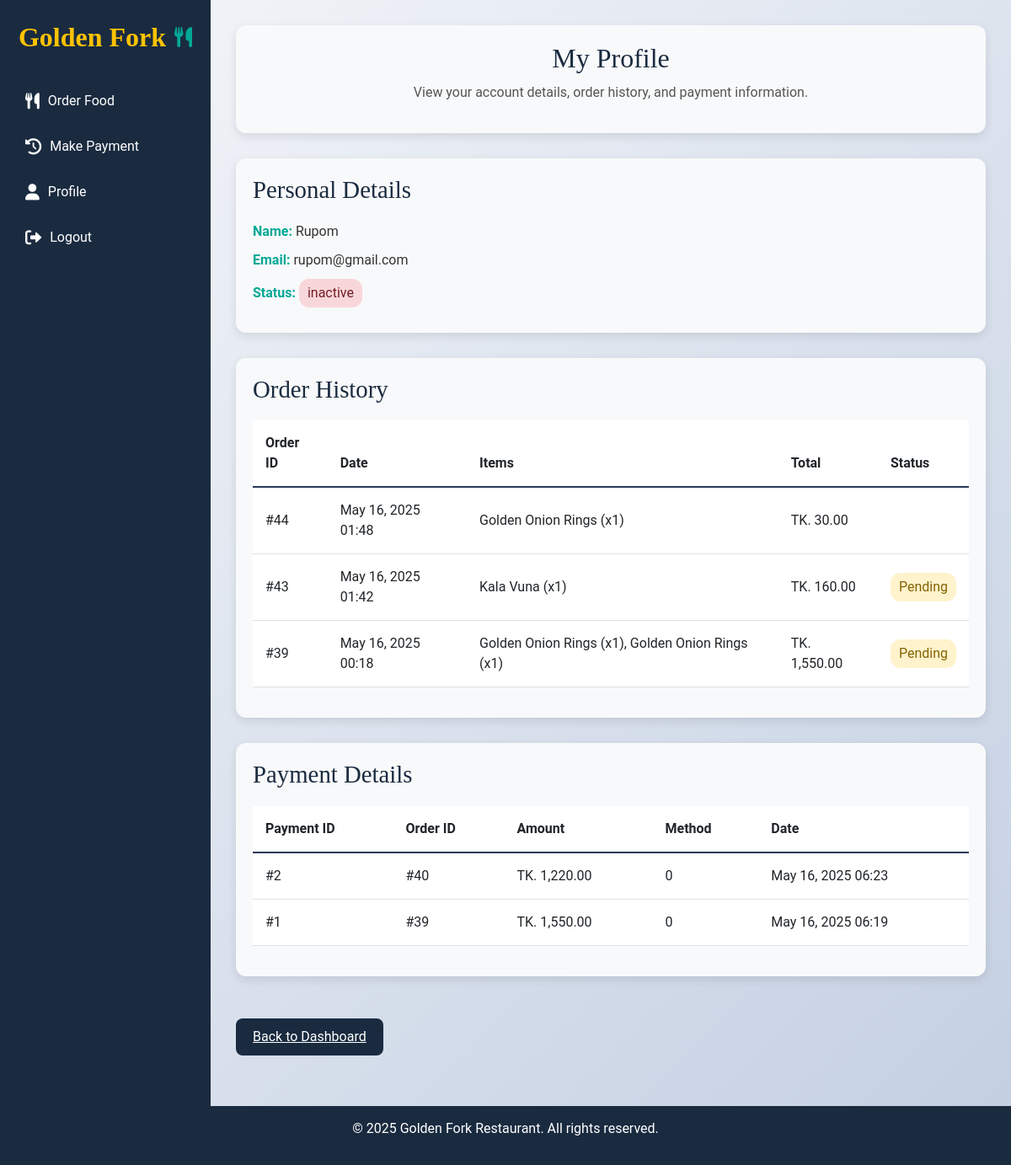
The app's page /profile.php (signed in) with its own data.
### tables this page shows
CREATE TABLE `users` (
  `user_id` int(11) NOT NULL,
  `password` varchar(255) NOT NULL,
  `email` varchar(255) NOT NULL,
  `phone` varchar(20) DEFAULT NULL,
  `created_at` timestamp NOT NULL DEFAULT current_timestamp(),
  `user_name` varchar(255) NOT NULL,
  `role` enum('admin','customer') DEFAULT 'customer',
  `status` varchar(10) DEFAULT 'active'
);

CREATE TABLE `orders` (
  `order_id` int(11) NOT NULL,
  `user_name` varchar(255) NOT NULL,
  `user_id` int(11) NOT NULL,
  `total_amount` decimal(10,2) NOT NULL,
  `order_date` timestamp NOT NULL DEFAULT current_timestamp(),
  `status` enum('Pending','Confirmed','Delivered','Cancelled') DEFAULT 'Pending'
);

CREATE TABLE `payments` (
  `payment_id` int(11) NOT NULL,
  `order_id` int(11) DEFAULT NULL,
  `user_id` int(11) DEFAULT NULL,
  `amount` decimal(10,2) DEFAULT NULL,
  `payment_method` varchar(50) DEFAULT NULL,
  `payment_date` datetime DEFAULT NULL
);

### profile.php (the view, shortened to what this page needs)
<?php
include 'db_connect.php';
$user_email = $_SESSION['email'];
$user_query = "SELECT user_id, user_name, email, status FROM users WHERE email = ?";
$stmt = $conn->prepare($user_query);
$stmt->bind_param("s", $user_email);
$stmt->execute();
$user_result = $stmt->get_result();
$user = $user_result->fetch_assoc();
$order_query = "
    SELECT
        orders.order_id,
        orders.total_amount,
        orders.order_date,
        orders.status,
        GROUP_CONCAT(CONCAT(menu.name, ' (x', order_details.quantity, ')') SEPARATOR ', ') AS items
    FROM
        orders
    JOIN
        order_details ON orders.order_id = order_details.order_id
    JOIN
        menu ON order_details.item_id = menu.item_id
    WHERE
        orders.user_id = ?
    GROUP BY
        orders.order_id
    ORDER BY
        orders.order_date DESC
";
$stmt = $conn->prepare($order_query);
$stmt->bind_param("i", $user['user_id']);
$stmt->execute();
$order_result = $stmt->get_result();
$payment_query = "
    SELECT
        payment_id,
        order_id,
        amount,
        payment_method,
        payment_date
    FROM
        payments
    WHERE
        user_id = ?
    ORDER BY
        payment_date DESC
";
$stmt = $conn->prepare($payment_query);
$stmt->bind_param("i", $user['user_id']);
$stmt->execute();
$payment_result = $stmt->get_result();
?>
<!DOCTYPE html>
<html lang="en">
<head>
    <link href="https://cdn.jsdelivr.net/npm/bootstrap@5.3.0/dist/css/bootstrap.min.css" rel="stylesheet">
    <link rel="stylesheet" href="https://cdnjs.cloudflare.com/ajax/libs/font-awesome/6.0.0/css/all.min.css">
</head>
<body>
    <div class="wrapper">
        <div class="sidebar">
            <div class="logo-section">
                <div class="logo-text">Golden Fork <i class="fas fa-utensils"></i></div>
            </div>
            <ul class="sidebar-nav">
                <li><a href="order.php"><i class="fas fa-utensils"></i> Order Food</a></li>
                <li><a href="payment.php"><i class="fas fa-history"></i> Make Payment</a></li>
                <li><a href="profile.php"><i class="fas fa-user"></i> Profile</a></li>
                <li><a href="logout.php"><i class="fas fa-sign-out-alt"></i> Logout</a></li>
            </ul>
        </div>
        <div class="main-content">
            <div class="welcome-message">
                <h2>My Profile</h2>
                <p>View your account details, order history, and payment information.</p>
            </div>
            <div class="profile-section">
                <h3>Personal Details</h3>
                <div class="profile-details">
                    <p><strong>Name:</strong> <?php echo htmlspecialchars($user['user_name']); ?></p>
                    <p><strong>Email:</strong> <?php echo htmlspecialchars($user['email']); ?></p>
                    <p><strong>Status:</strong>
                        <span class="status-<?php echo strtolower($user['status']); ?>">
                            <?php echo htmlspecialchars($user['status']); ?>
                        </span>
                    </p>
                </div>
            </div>
            <div class="order-history">
                <h3>Order History</h3>
                <?php if ($order_result->num_rows > 0): ?>
                    <div class="table-responsive">
                        <table class="table">
                            <thead>
                                <tr>
                                    <th>Order ID</th>
                                    <th>Date</th>
                                    <th>Items</th>
                                    <th>Total</th>
                                    <th>Status</th>
                                </tr>
                            </thead>
                            <tbody>
                                <?php while ($order = $order_result->fetch_assoc()): ?>
                                    <tr>
                                        <td>#<?php echo $order['order_id']; ?></td>
                                        <td><?php echo date('M d, Y H:i', strtotime($order['order_date'])); ?></td>
                                        <td><?php echo htmlspecialchars($order['items']); ?></td>
                                        <td>TK. <?php echo number_format($order['total_amount'], 2); ?></td>
                                        <td>
                                            <span class="status-<?php echo strtolower($order['status']); ?>">
                                                <?php echo $order['status']; ?>
                                            </span>
                                        </td>
                                    </tr>
                                <?php endwhile; ?>
                            </tbody>
                        </table>
                    </div>
                <?php else: ?>
                    <p class="text-center text-muted">No orders found.</p>
                <?php endif; ?>
            </div>
            <div class="payment-details">
                <h3>Payment Details</h3>
                <?php if ($payment_result->num_rows > 0): ?>
                    <div class="table-responsive">
                        <table class="table">
                            <thead>
                                <tr>
                                    <th>Payment ID</th>
                                    <th>Order ID</th>
                                    <th>Amount</th>
                                    <th>Method</th>
                                    <th>Date</th>
                                </tr>
                            </thead>
                            <tbody>
                                <?php while ($payment = $payment_result->fetch_assoc()): ?>
                                    <tr>
                                        <td>#<?php echo $payment['payment_id']; ?></td>
                                        <td>#<?php echo $payment['order_id']; ?></td>
                                        <td>TK. <?php echo number_format($payment['amount'], 2); ?></td>
                                        <td><?php echo htmlspecialchars($payment['payment_method']); ?></td>
                                        <td><?php echo date('M d, Y H:i', strtotime($payment['payment_date'])); ?></td>
                                    </tr>
                                <?php endwhile; ?>
                            </tbody>
                        </table>
                    </div>
                <?php else: ?>
                    <p class="text-center text-muted">No payment records found.</p>
                <?php endif; ?>
            </div>
            <a href="customer_dashboard.php" class="btn-back">Back to Dashboard</a>
        </div>
    </div>
    <footer>
        <p>© 2025 Golden Fork Restaurant. All rights reserved.</p>
    </footer>
</body>
</html>

### profile.php (style rules this page uses)
:root { --gf-primary-dark: #1A2B40; --gf-secondary-dark: #263859; --gf-accent-gold: #FFC300; --gf-accent-teal: #00A896; --gf-accent-burgundy: #900C3F; --gf-light: #F8F9FA; --gf-text-dark: #222; --gf-text-light: #fff; }
body { font-family: 'Roboto', sans-serif; background: linear-gradient(135deg, #f5f7fa 0%, #c3cfe2 100%); margin: 0; padding: 0; min-height: 100vh; overflow-x: hidden; }
.wrapper { display: flex; min-height: 100vh; }
.sidebar { width: 250px; background: var(--gf-primary-dark); color: var(--gf-text-light); padding: 20px; position: fixed; height: 100%; overflow-y: auto; transition: transform 0.3s ease; z-index: 1000; }
.sidebar .logo-section { text-align: center; margin-bottom: 30px; }
.sidebar .logo-text { font-family: 'Playfair Display', serif; font-weight: 900; font-size: 2rem; color: var(--gf-accent-gold); display: flex; align-items: center; justify-content: center; }
.sidebar .logo-text i { color: var(--gf-accent-teal); margin-left: 10px; font-size: 1.5rem; animation: floatSpoon 3s ease-in-out infinite; }
.sidebar-nav { list-style: none; padding: 0; }
.sidebar-nav li { margin-bottom: 10px; }
.sidebar-nav a { color: var(--gf-text-light); text-decoration: none; display: flex; align-items: center; padding: 10px; border-radius: 8px; transition: background 0.3s ease; }
.sidebar-nav a i { margin-right: 10px; font-size: 1.2rem; }
.main-content { margin-left: 250px; flex-grow: 1; padding: 30px; }
.welcome-message { background: var(--gf-light); padding: 20px; border-radius: 12px; text-align: center; margin-bottom: 30px; box-shadow: 0 4px 12px rgba(0, 0, 0, 0.1); }
.welcome-message h2 { font-family: 'Merriweather', serif; font-size: 2rem; color: var(--gf-primary-dark); margin-bottom: 10px; }
.welcome-message p { font-size: 1rem; color: #555; }
.profile-section, .order-history, .payment-details { background: var(--gf-light); border-radius: 12px; box-shadow: 0 4px 12px rgba(0, 0, 0, 0.1); padding: 20px; margin-bottom: 30px; }
.profile-section h3, .order-history h3, .payment-details h3 { font-family: 'Merriweather', serif; font-size: 1.8rem; color: var(--gf-primary-dark); margin-bottom: 20px; }
.profile-details p { font-size: 1rem; color: #333; margin-bottom: 10px; }
.profile-details p strong { color: var(--gf-accent-teal); }
.status-inactive { color: #721c24; background: #f8d7da; padding: 5px 10px; border-radius: 12px; display: inline-block; }
.table { width: 100%; border-collapse: separate; border-spacing: 0; }
.table thead { background: var(--gf-primary-dark); color: var(--gf-text-light); }
.table th { padding: 15px; font-weight: 600; text-align: left; border-bottom: 2px solid var(--gf-secondary-dark); }
.table td { padding: 15px; border-bottom: 1px solid #dee2e6; vertical-align: middle; }
.status-pending { background: #fff3cd; color: #856404; padding: 5px 10px; border-radius: 12px; display: inline-block; }
.btn-back { background: var(--gf-primary-dark); border: none; padding: 10px 20px; color: var(--gf-text-light); border-radius: 8px; font-size: 1rem; margin-top: 20px; display: inline-block; }
footer { text-align: center; padding: 15px; background: var(--gf-primary-dark); color: var(--gf-text-light); margin-top: 30px; }

### records on screen
users: user_name "Rupom", email "rupom@gmail.com", status "inactive"
orders: order_id "44", order_date "May 16, 2025 01:48", items "Golden Onion Rings (x1)", total_amount "30.00"
orders: order_id "43", order_date "May 16, 2025 01:42", items "Kala Vuna (x1)", total_amount "160.00", status "Pending"
orders: order_id "39", order_date "May 16, 2025 00:18", items "Golden Onion Rings (x1), Golden Onion Rings (x1)", total_amount "1,550.00", status "Pending"
payments: payment_id "2", order "40", amount "1,220.00", payment_method "0", payment_date "May 16, 2025 06:23"
payments: payment_id "1", order "39", amount "1,550.00", payment_method "0", payment_date "May 16, 2025 06:19"
